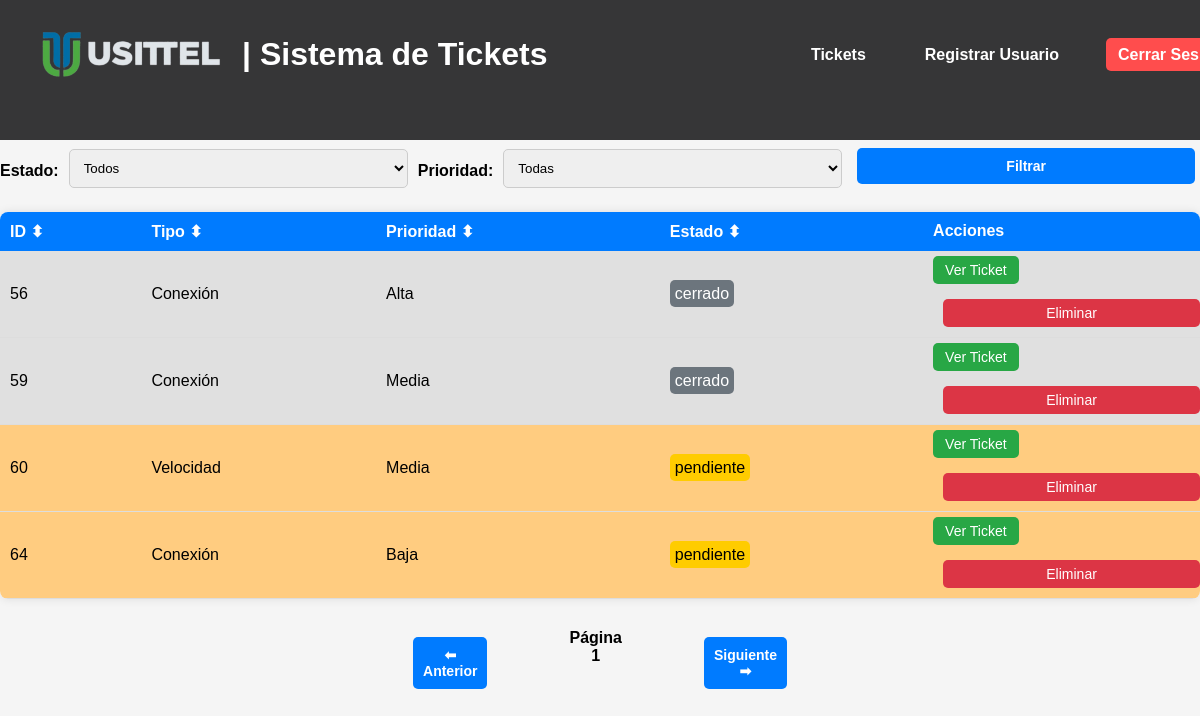
The app's page /tickets (signed in), older data.
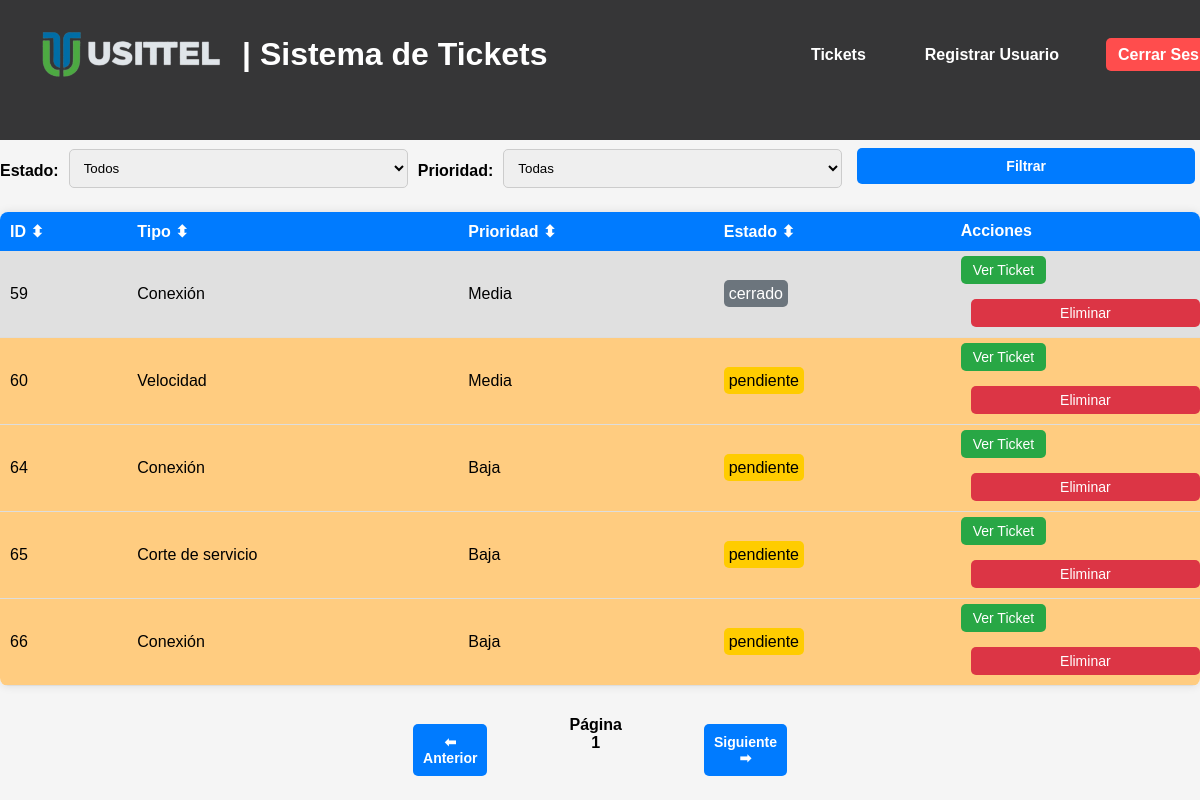
The same page, newer data.
### tables this page shows
CREATE TABLE tickets (
    id INTEGER PRIMARY KEY AUTOINCREMENT,
    tipo TEXT NOT NULL,
    descripcion TEXT NOT NULL,
    prioridad TEXT NOT NULL,
    fecha_creacion DATETIME DEFAULT CURRENT_TIMESTAMP,
    usuario_creador TEXT NOT NULL,
    notas TEXT,
    archivo TEXT
, usuario_asignado TEXT, estado TEXT DEFAULT 'pendiente');

### app.py (the view)
@app.route('/tickets')
@login_required
def tickets():
    estado = request.args.get('estado')
    prioridad = request.args.get('prioridad')
    query = 'SELECT * FROM tickets WHERE 1=1'
    params = []
    if estado in ['pendiente', 'en proceso', 'cerrado']:
        query += ' AND estado = ?'
        params.append(estado)
    if prioridad in ['Baja', 'Media', 'Alta']:
        query += ' AND prioridad = ?'
        params.append(prioridad)
    conn = get_db_connection()
    tickets = conn.execute(query, params).fetchall()
    conn.close()
    return render_template('tickets.html', tickets=tickets, estado=estado, prioridad=prioridad)

### app.py (called while the page is built)
def get_db_connection():
    conn = sqlite3.connect('database.db', timeout=10)  # Espera hasta 10 segundos si la base de datos está bloqueada
    conn.row_factory = sqlite3.Row
    return conn

@login_manager.user_loader
def load_user(user_id):
    conn = get_db_connection()
    user = conn.execute('SELECT * FROM users WHERE id = ?', (user_id,)).fetchone()
    conn.close()
    if user:
        return User(id=user['id'], username=user['username'], role=user['role'])
    return None

### templates/tickets.html (shortened to what this page needs)
<!DOCTYPE html>
<html lang="es">
<head>
    <link rel="stylesheet" href="/static/styles.css">
</head>
<body>
    {% extends "base.html" %}
{% block content %}
    <header>
        {% include 'header.html' %}
        <h1>Lista de Tickets</h1>
        <nav>
            <a href="/logout">Cerrar sesión</a>
        </nav>
    </header>
    <main>
        <form action="/tickets" method="GET" style="display: flex; align-items: center; gap: 10px;">
            <label for="estado">Estado:</label>
            <select name="estado" id="estado">
                <option value="">Todos</option>
            </select>
            <label for="prioridad">Prioridad:</label>
            <select name="prioridad" id="prioridad">
                <option value="">Todas</option>
            </select>
            <button type="submit" class="btn-filter">Filtrar</button>
        </form>
        <table id="ticketsTable">
            <thead>
                <tr>
                    <th onclick="sortTable(0)">ID ⬍</th>
                    <th onclick="sortTable(1)">Tipo ⬍</th>
                    <th onclick="sortTable(2)">Prioridad ⬍</th>
                    <th onclick="sortTable(3)">Estado ⬍</th>
                    <th>Acciones</th>
                </tr>
            </thead>
            <tbody>
                {% for ticket in tickets %}
                <tr class="ticket-row {{ ticket.estado }}">
                    <td>{{ ticket.id }}</td>
                    <td>{{ ticket.tipo }}</td>
                    <td>{{ ticket.prioridad }}</td>
                    <td>
                        <span class="estado estado-{{ ticket.estado|lower }}">
                            {{ ticket.estado }}
                        </span>
                    </td>
                    <td>
                        <a href="{{ url_for('view_ticket', id=ticket.id) }}" class="btn btn-view">Ver Ticket</a>
                        {% if current_user.role == 'usittel' %}
                        <form action="/delete-ticket/{{ ticket.id }}" method="POST"
                            onsubmit="return confirmarAccion('¿Seguro que quieres eliminar este ticket?')">
                            <button type="submit" class="btn btn-delete">Eliminar</button>
                        </form>
                        {% endif %}
                    </td>
                </tr>
                {% endfor %}
            </tbody>
        </table>
        <div style="text-align: center; margin-top: 30px; display: flex; justify-content: center; gap: 2px; margin-left: 30%; margin-right: 30%;">
            <button id="prevPage" class="btn-pagination">⬅ Anterior</button>
            <span id="pageNumber" style="font-weight: bold;">Página 1</span>
            <button id="nextPage" class="btn-pagination">Siguiente ➡</button>
        </div>
    </main>
    {% endblock %}

### templates/base.html (shortened to what this page needs)
<!DOCTYPE html>
<html lang="es">
<head>
    <link rel="stylesheet" href="{{ url_for('static', filename='styles.css') }}">
</head>
<body>
    <div class="container">
        {% block content %}{% endblock %}
    </div>
</body>
</html>

### templates/header.html (shortened to what this page needs)
<!DOCTYPE html>
<html lang="es">
<head>
    <link rel="stylesheet" href="{{ url_for('static', filename='styles.css') }}">
</head>
<body>
    <header class="navbar">
        <div class="container">
            <div class="logo-container">
                <img src="{{ url_for('static', filename='logo.png') }}" alt="Usittel Logo" class="logo-img">
                <h1 class="logo-text">| Sistema de Tickets</h1>
            </div>
            <nav>
                <ul>
                    <li><a href="{{ url_for('tickets') }}">Tickets</a></li>
                    {% if current_user.role == 'usittel' %}
                        <li><a href="{{ url_for('register') }}">Registrar Usuario</a></li>
                    {% endif %}
                    <li><a href="{{ url_for('logout') }}" class="logout-btn">Cerrar Sesión</a></li>
                </ul>
            </nav>
        </div>
    </header>
</body>
</html>

### static/styles.css (style rules this page uses)
body { font-family: Arial, sans-serif; margin: 0; padding: 0; background-color: #f5f5f5; }
header { background-color: #363637; color: white; padding: 15px; display: flex; justify-content: space-between; align-items: center; }
header nav a { color: white; text-decoration: none; margin-left: 15px; }
.ticket-row.pendiente { background-color: #ffcc80; }
.ticket-row.cerrado { background-color: #e0e0e0; }
h1 { color: #333; }
button { width: 100%; background: #007bff; color: white; border: none; padding: 10px; margin-top: 20px; border-radius: 5px; cursor: pointer; font-size: 16px; }
.navbar nav ul { list-style: none; margin: 0; padding: 0; display: flex; }
.navbar nav ul li { margin-left: 20px; }
.navbar nav ul li a { color: white; text-decoration: none; font-size: 16px; }
.navbar { background: #363637; color: white; padding: 15px 20px; position: fixed; top: 0; width: 100%; z-index: 1000; display: flex; justify-content: center; align-items: center; }
.logo-text { color: white; }
.navbar .container { display: flex; justify-content: space-between; align-items: center; width: 100%; max-width: 1200px; margin: 0 auto; }
.logo-container { display: flex; align-items: center; }
.logo-img { height: 50px; margin-right: 15px; }
.navbar nav ul li a { color: white; text-decoration: none; font-size: 16px; font-weight: bold; padding: 8px 12px; transition: background 0.3s ease; border-radius: 5px; }
.logout-btn { background: #ff4d4d; padding: 8px 12px; border-radius: 5px; font-weight: bold; }
table { width: 100%; border-collapse: collapse; margin-top: 20px; background: white; box-shadow: 0px 0px 10px rgba(0, 0, 0, 0.1); border-radius: 8px; overflow: hidden; }
thead { background: #007bff; color: white; font-weight: bold; }
th { padding: 10px; cursor: pointer; text-align: left; }
td { padding: 10px; border-bottom: 1px solid #ddd; }
.estado-pendiente { background: #ffcc00; color: black; padding: 5px; border-radius: 5px; }
.estado-cerrado { background: #6c757d; color: white; padding: 5px; border-radius: 5px; }
.btn { padding: 6px 12px; border: none; cursor: pointer; font-size: 14px; border-radius: 5px; text-decoration: none; }
.btn-view { background: #28a745; color: white; }
.btn-delete { background: #dc3545; color: white; margin-left: 10px; }
.btn-filter { margin: 8px 5px; background-color: #007bff; color: white; border: none; border-radius: 5px; cursor: pointer; font-size: 14px; font-weight: bold; transition: 0.3s ease; }
.btn-pagination { margin: 8px 80px; background-color: #007bff; color: white; border: none; border-radius: 5px; cursor: pointer; font-size: 14px; font-weight: bold; transition: 0.3s ease; }
label { display: block; text-align: left; font-weight: bold; margin-top: 10px; }
input, select, textarea { width: 100%; padding: 10px; margin-top: 5px; border: 1px solid #ccc; border-radius: 5px; }

Row changes from the older to the newer data that the page shows:
removed tickets: id "56", tipo "Conexión", prioridad "Alta", estado "cerrado"
added tickets: id "65", tipo "Corte de servicio", prioridad "Baja", estado "pendiente"
added tickets: id "66", tipo "Conexión", prioridad "Baja", estado "pendiente"
